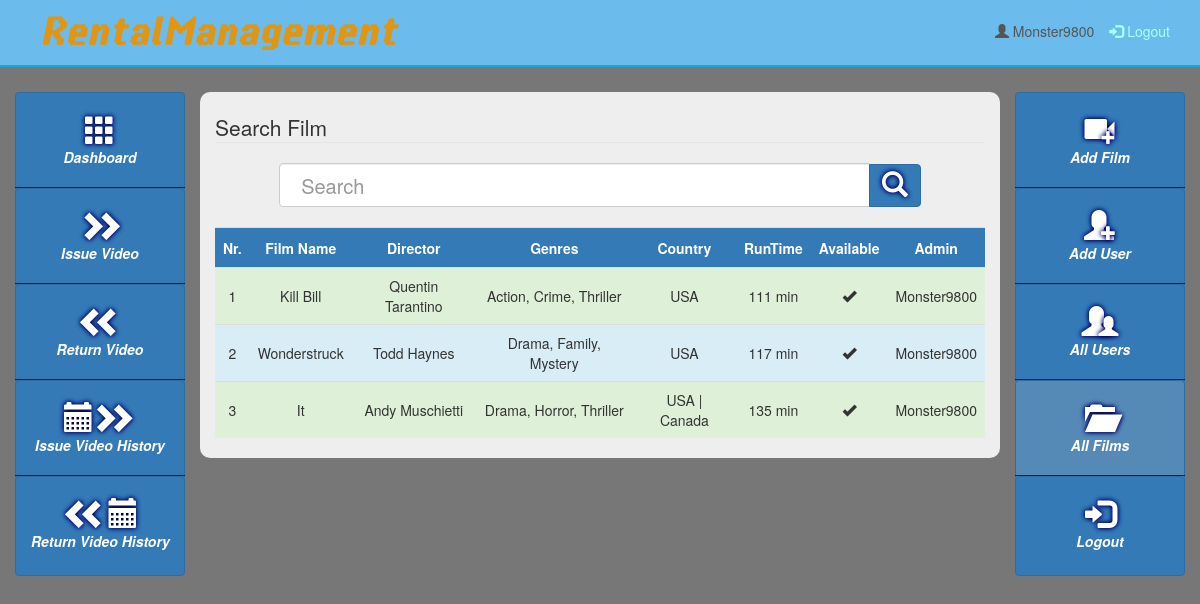
The page /allfilms.php (signed in) on the database its author committed.
### tables this page shows
CREATE TABLE IF NOT EXISTS `movies` (
  `id` int(100) NOT NULL,
  `filmname` mediumtext NOT NULL,
  `director` mediumtext NOT NULL,
  `genres` mediumtext NOT NULL,
  `country` mediumtext NOT NULL,
  `year` text NOT NULL,
  `runtime` mediumtext NOT NULL,
  `quantityactual` int(11) NOT NULL,
  `quantity` int(11) NOT NULL,
  `description` mediumtext NOT NULL,
  `datetime` mediumtext NOT NULL,
  `admin` varchar(20) NOT NULL,
  PRIMARY KEY (`id`)
);

### allfilms.php (the view, shortened to what this page needs)
<?php require_once("Include/Functions.php"); ?>
<!doctype html>
<html>
    <head>
        <link rel="stylesheet" href="https://maxcdn.bootstrapcdn.com/bootstrap/3.3.7/css/bootstrap.min.css">
        <link rel="stylesheet" href="css/adminstyle.css">
    </head>
    <body>
        <nav class="navbar navbar-light" role="navigation" style="background-color: #6BBCED;">
            <div class="container">
                <div class="navbar-header">
                    <a class="navbar-brand" href="index.php">
                        <img class="img-responsive" style="margin-top: -5px;" src="Images/Logo.png" width="380">
                    </a>
                </div>
                <div style="margin-top: 5px;">
            <ul id="logout" class="nav navbar-nav navbar-right">
      <li style="color: #555; padding-top: 15px;"><span class="glyphicon glyphicon-user"></span> <?php echo $_SESSION["UsernameVideo"]; ?></li>
      <li><a href="logout.php" style="color: #aff; background-color:transparent;"><span class="glyphicon glyphicon-log-in"></span> Logout</a></li>
            </ul>
                </div>
            </div>
        </nav>
<div class="line" style="height: 10px; background: #6BBCED; border-bottom: 2px solid #1DA4CF;"></div>
        <div class="container-fluid">
            <div class="row">
                <div class="col-sm-2">
                    <ul id="Side_Menu" class="nav nav-pills nav-stacked" style="padding-top: 25px;">
                        <li><a href="dashboard.php" class="btn btn-primary" style="width: 100%; height: 100px;"><span style="font-size: 30px; margin-top: 10px;" class="glyphicon glyphicon-th shadow"></span><br /><span class="menu-text">Dashboard</span></a>
                        </li>
                        <li style="margin-top: -5px; border-top: 1px solid blue;"><a href="issuevideo.php" class="btn btn-primary" style="width: 100%; height: 100px;"><span style="font-size: 30px; margin-top: 10px;" class="glyphicon glyphicon-chevron-right shadow"></span><span style="margin-left: -13px; font-size: 30px;" class="glyphicon glyphicon-chevron-right shadow"></span><br /><span class="menu-text">Issue Video</span></a>
                        </li>
                        <li style="margin-top: -5px; border-top: 1px solid blue;"><a href="returnvideo.php" class="btn btn-primary" style="width: 100%; height: 100px;"><span style="font-size: 30px; margin-top: 10px;" class="glyphicon glyphicon-chevron-left shadow"></span><span style="margin-left: -13px; font-size: 30px;" class="glyphicon glyphicon-chevron-left shadow"></span><br /><span class="menu-text">Return Video</span></a>
                        </li>
                        <li style="margin-top: -5px; border-top: 1px solid blue;"><a href="issuevideoh.php" class="btn btn-primary" style="width: 100%; height: 100px;"><span style="font-size: 30px; margin-top: 10px;" class="glyphicon glyphicon-calendar shadow"></span><span style="margin-left: -5px; font-size: 30px;" class="glyphicon glyphicon-chevron-right shadow"></span><span style="margin-left: -13px; font-size: 30px;" class="glyphicon glyphicon-chevron-right shadow"></span><br /><span class="menu-text">Issue Video History</span></a>
                        </li>
                        <li style="margin-top: -5px; border-top: 1px solid blue;"><a href="returnvideoh.php" class="btn btn-primary" style="width: 100%; height: 100px;"><span style="font-size: 30px; margin-top: 10px;" class="glyphicon glyphicon-chevron-left shadow"></span><span style="margin-left: -13px; font-size: 30px;" class="glyphicon glyphicon-chevron-left shadow"></span><span style="font-size: 30px;" class="glyphicon glyphicon-calendar shadow"></span><br /><span class="menu-text">Return Video History</span></a>
                        </li>
                    </ul>
                </div>
                <div class="col-sm-8" style="background-color: #eee; margin-top: 25px;">
                    <br />
                    <form action="allfilms.php" class="form-horizontal" enctype="multipart/form-data">
                            <legend>Search Film</legend>
                            <fieldset>
                                <div class="col-sm-10 col-sm-offset-1 input-group">
                            <div class="input-group">
                              <input type="text" class="form-control" style="padding: 21px; font-size: 20px;" placeholder="Search" name="Search">
                              <span class="input-group-btn">
                                <button class="btn btn-primary" name="SearchButton"><span style="font-size: 26px;" class="glyphicon glyphicon-search shadow"></span></button>
                              </span>
                            </div>
                                </div>
                            </fieldset>
                    </form>
                    <br />
                    <div class="table-responsive">
                        <table class="table table-striped table-hover">
                    <tr style="background-color: #337ab7;">
                        <th style="vertical-align: middle;">Nr.</th>
                        <th style="vertical-align: middle;">Film Name</th>
                        <th style="vertical-align: middle;">Director</th>
                        <th style="vertical-align: middle;">Genres</th>
                        <th style="vertical-align: middle;">Country</th>
                        <th style="vertical-align: middle;">RunTime</th>
                        <th style="vertical-align: middle;">Available</th>
                        <th style="vertical-align: middle;">Admin</th>
                    </tr>
                    <?php
                        $SrNo=0;
                        if(isset($_GET["SearchButton"]))
                        {
                        $Search=$_GET["Search"];
                        $Query="SELECT * FROM movies
                        WHERE filmname LIKE '%$Search%' OR director LIKE '%$Search%' OR genres LIKE '%$Search%'
                        OR country LIKE '%$Search%' OR runtime LIKE '%$Search%' OR description LIKE '%$Search%'
                        OR admin LIKE '%$Search%'";
                        } else {
                        $Query="SELECT * FROM movies ORDER BY datetime desc";
                        }
                        $Execute = mysqli_query($Connection, $Query);
                        while($DataRows=mysqli_fetch_array($Execute))
                        {
                            $FilmName=$DataRows['filmname'];
                            $Director=$DataRows['director'];
                            $Genres=$DataRows['genres'];
                            $Country=$DataRows['country'];
                            $RunTime=$DataRows['runtime'];
                            $QuantityActual=$DataRows['quantityactual'];
                            $Admin=$DataRows['admin'];
                            $SrNo++;
                    ?>
                    <tr class="<?php if($SrNo%2==0) {echo info;} else {echo success;} ?>">
                        <td style="vertical-align: middle;"><?php echo htmlentities($SrNo); ?></td>
                        <td style="vertical-align: middle;"><?php echo htmlentities($FilmName); ?></td>
                        <td style="vertical-align: middle;"><?php echo htmlentities($Director); ?></td>
                        <td style="vertical-align: middle;"><?php echo htmlentities($Genres); ?></td>
                        <td style="vertical-align: middle;"><?php echo htmlentities($Country); ?></td>
                        <td style="vertical-align: middle;"><?php echo htmlentities($RunTime); ?></td>
                        <td style="vertical-align: middle;">
                            <?php if(htmlentities($QuantityActual) > 0) {echo '<span class="glyphicon glyphicon-ok"></span>';}
                            else {echo '<span class="glyphicon glyphicon-remove"></span>';}; ?></td>
                        <td style="vertical-align: middle;"><?php echo htmlentities($Admin); ?></td>
                    </tr>
                    <?php } ?>
                        </table>
                    </div>
                </div>
                <div class="col-sm-2">
                    <ul id="Side_Menu" class="nav nav-pills nav-stacked" style="padding-top: 25px;">
                        <li><a href="addfilm.php" class="btn btn-primary" style="width: 100%; height: 100px;"><span style="font-size: 30px; margin-top: 10px;" class="glyphicon glyphicon-facetime-video shadow"></span><span style="margin-left: -13px;" class="glyphicon glyphicon-plus shadow"></span><br />
                            <span class="menu-text">Add Film</span></a>
                        </li>
                        <li style="margin-top: -5px; border-top: 1px solid blue;"><a href="adduser.php" class="btn btn-primary" style="width: 100%; height: 100px;"><span style="font-size: 30px; margin-top: 10px;" class="glyphicon glyphicon-user shadow"></span><span style="margin-left: -13px; font-size: 15px;" class="glyphicon glyphicon-plus shadow"></span><br /><span class="menu-text">Add User</span></a>
                        </li>
                        <li style="margin-top: -5px; border-top: 1px solid blue;"><a href="allusers.php" class="btn btn-primary" style="width: 100%; height: 100px;"><span style="font-size: 30px; margin-top: 10px;" class="glyphicon glyphicon-user shadow"></span><span style="margin-left: -13px; font-size: 20px;" class="glyphicon glyphicon-user shadow"></span><br />
                            <span class="menu-text">All Users</span></a>
                        </li>
                        <li style="margin-top: -5px; border-top: 1px solid blue;"><a href="allfilms.php" class="btn btn-primary" style="width: 100%; height: 100px; background-color: #558ab7;"><span style="font-size: 30px; margin-top: 10px;" class="glyphicon glyphicon-folder-open shadow"></span><br />
                            <span class="menu-text">All Films</span></a>
                        </li>
                        <li style="margin-top: -5px; border-top: 1px solid blue;"><a href="logout.php" class="btn btn-primary" style="width: 100%; height: 100px;"><span style="font-size: 30px; margin-top: 10px;" class="glyphicon glyphicon-log-in shadow"></span><br />
                            <span class="menu-text">Logout</span></a>
                        </li>
                    </ul>
                </div>
            </div>
        </div>
    </body>
</html>

### css/adminstyle.css (style rules this page uses)
.col-sm-8 { min-height: 270px; border-radius: 10px; }
.line { margin-top: -20px; }
.navbar { border-radius: 0px; }
.menu-text { font-size: 100%; font-weight: bolder; font-style: italic; }
.shadow { text-shadow: 0 0 5px #000, 0 0 5px #0000ff; }

### allfilms.php (style rules this page uses)
body { background-color: #777; }
th { height: 40px; color: white; }
td, th { text-align:center; }

### rows shown on the page
movies: filmname "Kill Bill", director "Quentin Tarantino", genres "Action, Crime, Thriller", country "USA", runtime "111 min", admin "Monster9800"
movies: filmname "Wonderstruck", director "Todd Haynes", genres "Drama, Family, Mystery", country "USA", runtime "117 min", admin "Monster9800"
movies: filmname "It", director "Andy Muschietti", genres "Drama, Horror, Thriller", country "USA | Canada", runtime "135 min", admin "Monster9800"

### other values the page prints
$_SESSION["UsernameVideo"] "Monster9800"
